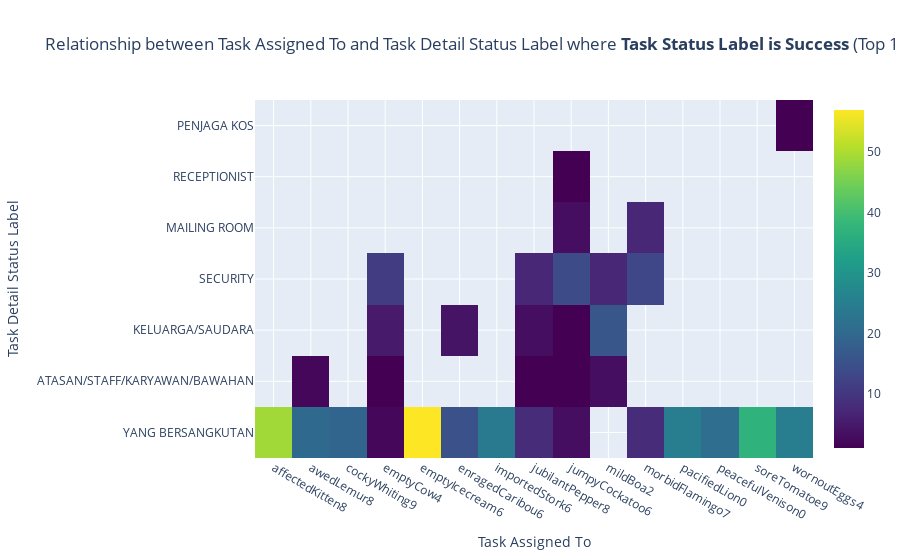

This figure's notebook cell:
### Markdown cell above
From Figure above we can conclude that Most Assigned is Failed to deliver the package because New Addres and Missroute

### Code cell
heatmp(df,"Success",15)

### Figure 1 — Plotly figure (JSON) as saved in the notebook; plotly's stock layout.template omitted (floating-point values rounded to 4 significant figures)
{"data": [{"colorscale": [[0, "#440154"], [0.1111, "#482878"], [0.2222, "#3e4989"], [0.3333, "#31688e"], [0.4444, "#26828e"], [0.5556, "#1f9e89"], [0.6667, "#35b779"], [0.7778, "#6ece58"], [0.8889, "#b5de2b"], [1, "#fde725"]], "hovertemplate": "Task Assigned To: %{x}<br>Task Detail Status Label: %{y}<br>Count: %{z}", "text": [49, 2, 20, 19, 1, 5, 11, 2, 57, 4, 15, 24, 1, 3, 7, 8, 1, 1, 3, 1, 14, 3, 3, 16, 7, 7, 13, 8, 25, 21, 37, 1, 25], "type": "heatmap", "x": ["affectedKitten8", "awedLemur8", "awedLemur8", "cockyWhiting9", "emptyCow4", "emptyCow4", "emptyCow4", "emptyCow4", "emptyIcecream6", "enragedCaribou6", "enragedCaribou6", "importedStork6", "jubilantPepper8", "jubilantPepper8", "jubilantPepper8", "jubilantPepper8", "jumpyCockatoo6", "jumpyCockatoo6", "jumpyCockatoo6", "jumpyCockatoo6", "jumpyCockatoo6", "jumpyCockatoo6", "mildBoa2", "mildBoa2", "mildBoa2", "morbidFlamingo7", "morbidFlamingo7", "morbidFlamingo7", "pacifiedLion0", "peacefulVenison0", "soreTomatoe9", "wornoutEggs4", "wornoutEggs4"], "y": ["YANG BERSANGKUTAN", "ATASAN/STAFF/KARYAWAN/BAWAHAN", "YANG BERSANGKUTAN", "YANG BERSANGKUTAN", "ATASAN/STAFF/KARYAWAN/BAWAHAN", "KELUARGA/SAUDARA", "SECURITY", "YANG BERSANGKUTAN", "YANG BERSANGKUTAN", "KELUARGA/SAUDARA", "YANG BERSANGKUTAN", "YANG BERSANGKUTAN", "ATASAN/STAFF/KARYAWAN/BAWAHAN", "KELUARGA/SAUDARA", "SECURITY", "YANG BERSANGKUTAN", "ATASAN/STAFF/KARYAWAN/BAWAHAN", "KELUARGA/SAUDARA", "MAILING ROOM", "RECEPTIONIST", "SECURITY", "YANG BERSANGKUTAN", "ATASAN/STAFF/KARYAWAN/BAWAHAN", "KELUARGA/SAUDARA", "SECURITY", "MAILING ROOM", "SECURITY", "YANG BERSANGKUTAN", "YANG BERSANGKUTAN", "YANG BERSANGKUTAN", "YANG BERSANGKUTAN", "PENJAGA KOS", "YANG BERSANGKUTAN"], "z": [49, 2, 20, 19, 1, 5, 11, 2, 57, 4, 15, 24, 1, 3, 7, 8, 1, 1, 3, 1, 14, 3, 3, 16, 7, 7, 13, 8, 25, 21, 37, 1, 25]}], "layout": {"title": {"text": "Relationship between Task Assigned To and Task Detail Status Label where <b>Task Status Label is Success</b> (Top 15)"}, "xaxis": {"title": {"text": "Task Assigned To"}}, "yaxis": {"title": {"text": "Task Detail Status Label"}}}}
